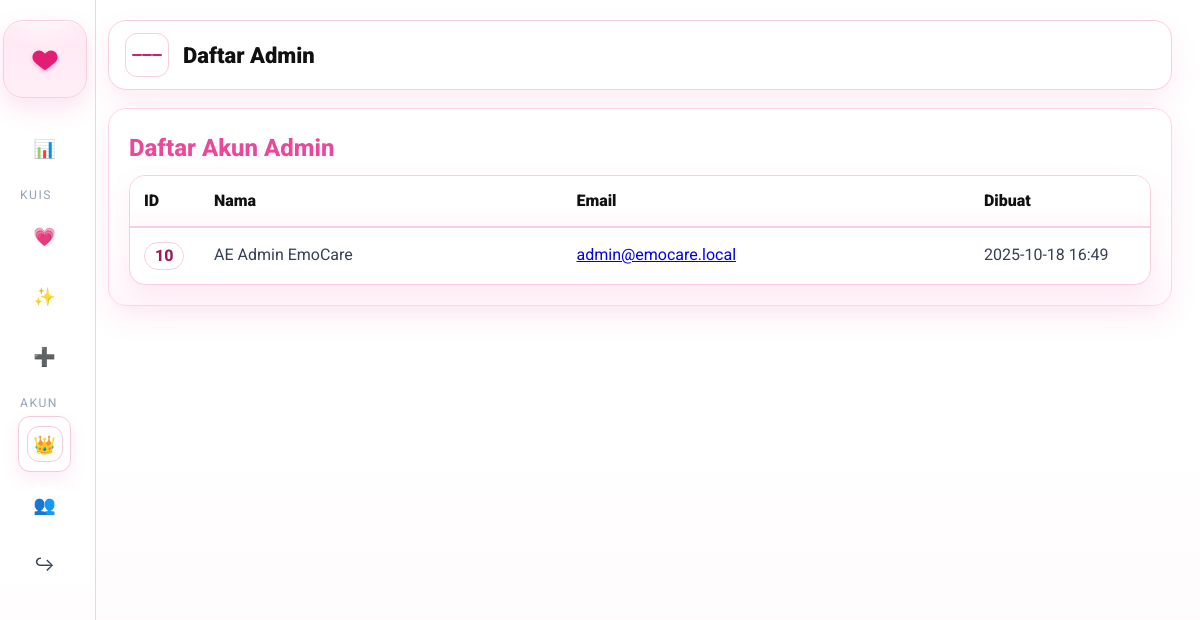
The page /admin/admins.php (signed in) on the database its author committed.
### tables this page shows
CREATE TABLE `quiz_list` (
  `id` int(11) NOT NULL,
  `slug` varchar(64) NOT NULL,
  `name` varchar(100) NOT NULL,
  `description` varchar(255) DEFAULT NULL,
  `icon` varchar(16) DEFAULT '?',
  `is_active` tinyint(1) DEFAULT 1,
  `sort_order` int(11) DEFAULT 0,
  `created_at` timestamp NOT NULL DEFAULT current_timestamp()
);

CREATE TABLE `pengguna` (
  `pengguna_id` int(10) UNSIGNED NOT NULL,
  `nama` varchar(100) NOT NULL,
  `email` varchar(190) NOT NULL,
  `password_hash` varchar(255) NOT NULL,
  `created_at` datetime NOT NULL DEFAULT current_timestamp(),
  `updated_at` datetime DEFAULT NULL ON UPDATE current_timestamp(),
  `role` enum('user','admin') NOT NULL DEFAULT 'user'
);

### admin/_init.php (called while the page is built, shortened)
<?php
if (!function_exists('h')) {
  function h($s)
  {
    return htmlspecialchars((string) $s, ENT_QUOTES, 'UTF-8');
  }
}

### admin/admins.php (the view, shortened to what this page needs)
<?php
require_once __DIR__ . '/_init.php';
$active = 'admins';
include __DIR__ . '/_head.php';
function initials($s)
{
  $s = trim($s);
  $parts = preg_split('/\s+/', $s);
  $a = mb_substr($parts[0], 0, 1);
  $b = isset($parts[1]) ? mb_substr($parts[1], 0, 1) : '';
  return mb_strtoupper($a . $b);
}
$rows = [];
$q = $mysqli->query("SELECT pengguna_id, nama, email, created_at
                     FROM pengguna
                     WHERE role='admin'
                     ORDER BY pengguna_id DESC");
if ($q)
  $rows = $q->fetch_all(MYSQLI_ASSOC);
?>
<div class="card soft">
  <h2 class="card-title">Daftar Akun Admin</h2>
  <?php if (!$rows): ?>
    <div class="empty">Belum ada admin.</div>
  <?php else: ?>
    <table class="table pretty zebra">
      <thead>
        <tr>
          <th style="width:70px">ID</th>
          <th>Nama</th>
          <th>Email</th>
          <th style="width:180px">Dibuat</th>
        </tr>
      </thead>
      <tbody>
        <?php foreach ($rows as $r): ?>
          <tr>
            <td><span class="badge-id"><?= (int) $r['pengguna_id'] ?></span></td>
            <td class="name-cell">
              <span class="avatar"><?= h(initials($r['nama'])) ?></span>
              <span><?= h($r['nama']) ?></span>
            </td>
            <td><a href="mailto:<?= h($r['email']) ?>"><?= h($r['email']) ?></a></td>
            <td><?= h(substr($r['created_at'], 0, 16)) ?></td>
          </tr>
        <?php endforeach; ?>
      </tbody>
    </table>
  <?php endif; ?>
</div>
<?php include __DIR__ . '/_foot.php'; ?>

### admin/_sidebar.php (shortened to what this page needs)
<?php
$__quizzes = [];
$q = $mysqli->query("SELECT slug,name,icon FROM quiz_list WHERE is_active=1 ORDER BY sort_order ASC, id ASC");
if ($q)
  $__quizzes = $q->fetch_all(MYSQLI_ASSOC);
?>
<aside class="sidebar">
  <div class="brand">
    <div class="logo-heart" aria-hidden="true">
      <svg viewBox="0 0 24 24">
        <path
          d="M12 21s-5.052-3.33-8.097-6.375C1.52 12.242 1.29 8.93 3.514 6.706a5.25 5.25 0 0 1 7.424 0L12 7.768l1.062-1.062a5.25 5.25 0 0 1 7.424 0c2.224 2.224 1.994 5.536-.389 7.919C17.052 17.67 12 21 12 21z" />
      </svg>
    </div>
  </div>
  <nav>
    <a href="dashboard.php" class="<?= ($active === 'dashboard' ? 'active' : '') ?>">
      <span class="ico">📊</span><span class="_text">Dashboard</span>
    </a>
    <div class="menu-head">KUIS</div>
    <?php foreach ($__quizzes as $k): ?>
      <a href="quiz_manage.php?cat=<?= urlencode($k['slug']) ?>" class="<?= ($active === $k['slug'] ? 'active' : '') ?>">
        <span class="ico"><?= h($k['icon'] ?: '✨') ?></span><span class="_text"><?= h($k['name']) ?></span>
      </a>
    <?php endforeach; ?>
    <a href="quizzes.php" class="<?= ($active === 'quizzes' ? 'active' : '') ?>">
      <span class="ico">➕</span><span class="_text">Kelola Kuis</span>
    </a>
    <div class="menu-head">AKUN</div>
    <a href="admins.php" class="<?= ($active === 'admins' ? 'active' : '') ?>"><span class="ico">👑</span></a>
    <a href="users.php" class="<?= ($active === 'users' ? 'active' : '') ?>"><span class="ico">👥</span></a>
    <a href="../home.php"><span class="ico">↪</span><span class="_text">Kembali ke Home</span></a>
  </nav>
</aside>

### admin/_head.php (style rules this page uses)
:root { --pink: #ec4899; --pink-200: #ffd6e9; --ink: #111827; --muted: #6b7280; --bd: #f7cfe0; --card: #fff; --shadow: 0 12px 28px rgba(236, 72, 153, .10); --sb-w: 340px; --sb-w-collapsed: 96px; }
* { box-sizing: border-box }
html, body { margin: 0; padding: 0; font-family: "Roboto", system-ui, -apple-system, Segoe UI, Roboto, Ubuntu, "Helvetica Neue", Arial; color: #111; background: #fff }
.sidebar { position: fixed; left: 0; top: 0; bottom: 0; z-index: 50; width: var(--sb-w); flex: 0 0 var(--sb-w); background: linear-gradient(180deg, #fff, #fff 70%, #fff7fb); border-right: 1px solid var(--bd); padding: 14px 12px 18px; }
.brand { display: flex; align-items: center; gap: 12px; padding: 6px 6px 12px 6px; margin: 0 4px 10px }
.logo-heart { width: 84px; height: 84px; border-radius: 24px; position: relative; flex: 0 0 84px; background: linear-gradient(180deg, #ffe8f3, #ffeef7); border: 1px solid var(--bd); box-shadow: 0 14px 30px rgba(236, 72, 153, .18), inset 0 1px 0 #fff; display: flex; align-items: center; justify-content: center; }
.logo-heart::after { content: ""; position: absolute; inset: 0; border-radius: 24px; background: radial-gradient(100px 60px at 50% -10%, rgba(255, 255, 255, .7), transparent 60%); pointer-events: none; }
.logo-heart svg { width: 34px; height: 34px; fill: #e11d74; filter: drop-shadow(0 2px 2px rgba(236, 72, 153, .35)) }
.menu-head { font-size: .76rem; color: #94a3b8; letter-spacing: .12em; margin: 12px 8px 6px 8px; }
.sidebar nav a { display: flex; align-items: center; gap: 10px; color: #374151; text-decoration: none; padding: 9px 10px; margin: 4px 6px; border-radius: 12px; border: 1px solid transparent; }
.sidebar nav a.active { background: #fff; border-color: #f4cadd; box-shadow: 0 8px 18px rgba(236, 72, 153, .10) }
.sidebar nav a .ico { width: 36px; height: 36px; border-radius: 12px; display: inline-grid; place-items: center; background: #fff; border: 1px solid transparent; font-size: 18px; flex: 0 0 36px; }
.sidebar nav a.active .ico { border-color: #f4cadd; background: #fff }
body.sb-collapsed .sidebar { width: var(--sb-w-collapsed); flex-basis: var(--sb-w-collapsed) }
body.sb-collapsed .sidebar nav a { justify-content: center }
.card { background: #fff; border: 1px solid var(--bd); border-radius: 18px; padding: 20px; box-shadow: var(--shadow); line-height: 1.6 }
.card.soft { background: linear-gradient(180deg, #fff, #fff 70%, #fff8fc); border-color: #ffd6e9 }
.card-title { font-weight: 800; color: var(--pink); margin: 0 0 8px }
.sidebar { overflow: hidden; padding-right: 18px; }
.logo-heart { width: 76px; height: 76px; border-radius: 22px; box-shadow: 0 10px 24px rgba(236, 72, 153, .16), inset 0 1px 0 #fff; margin: 0 auto; }
.logo-heart::after { background: radial-gradient(90px 54px at 50% -8%, rgba(255, 255, 255, .75), transparent 58%); }
body.sb-collapsed .sidebar .brand { justify-content: center }
body.sb-collapsed .sidebar .logo-heart { margin: 0 auto }
.logo-heart { width: 80px; height: 80px; border-radius: 20px; }
.logo-heart svg { width: 30px; height: 30px; }
body.sb-collapsed .logo-heart { width: 50px; height: 78px; border-radius: 20px; }
body.sb-collapsed .logo-heart svg { width: 30px; height: 30px; }
.badge-id { display: inline-flex; align-items: center; justify-content: center; min-width: 40px; height: 28px; padding: 0 10px; border-radius: 999px; border: 1px solid var(--bd); background: #fff; font-weight: 800; color: #9c185b; }
.table.pretty { width: 100%; border-collapse: separate; border-spacing: 0; background: #fff; border: 1px solid var(--bd); border-radius: 16px; overflow: hidden; box-shadow: var(--shadow); }
.table.pretty thead th { position: sticky; top: 0; z-index: 1; background: linear-gradient(180deg, #fff, #fff 60%, #fff8fc); border-bottom: 2px solid var(--bd); font-weight: 900; color: #111; padding: 12px 14px; text-align: left; }
.table.pretty td { padding: 14px; border-bottom: 1px solid var(--bd); vertical-align: top; color: #374151; }
.table.pretty tbody tr:last-child td { border-bottom: 0 }

### rows shown on the page
quiz_list: icon "💗"
quiz_list: icon "✨"
pengguna: pengguna_id "10", nama "AE", nama "Admin EmoCare", email "admin@emocare.local", created_at "2025-10-18 16:49"

### other values the page prints
$PAGE_HEADING "Daftar Admin"
